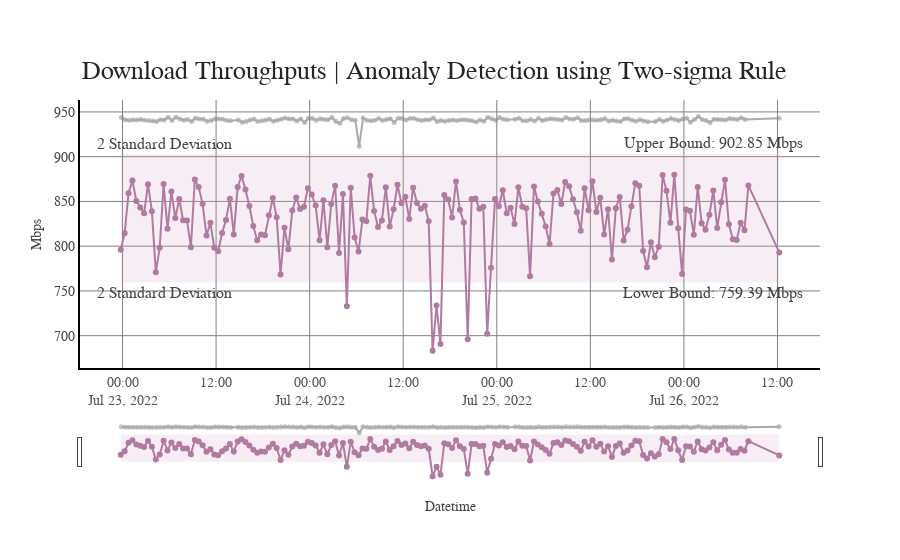

Source (notebook cell):
### Code cell
plot_speed_three_sigma_detection(df = speed_df[(speed_df.direction == 'download')],
                           last_x_days = 5,
                           date_col = 'datetime', 
                           y_col = 'speed', 
                           title_text = 'Download Throughputs | Anomaly Detection using Two-sigma Rule',
                           num_sigma = 2
)

### Figure 1 — Plotly figure (JSON) as saved in the notebook; plotly's stock layout.template omitted (floating-point values rounded to 4 significant figures; data arrays with more than 128 entries replaced by an {"elided": "..."} marker saying what was removed)
{"data": [{"fill": "toself", "fillcolor": "rgba(212,166,200,0.2)", "hoverinfo": "skip", "line": {"color": "rgba(255,255,255,0)"}, "mode": "lines+markers", "showlegend": false, "type": "scatter", "x": {"elided": "326 str values"}, "y": {"elided": "326 float values"}}, {"hovertemplate": "<b>Wired + 60 GHz</b><br><b>Throughput: </b> %{y} Mbps<br><b>Datetime: </b>: %{x|%Y/%m/%d %H:%M:%S (%a)}<br><extra></extra>", "line": {"color": "rgb(176,122,161)"}, "mode": "lines+markers", "showlegend": false, "type": "scatter", "x": {"elided": "163 str values"}, "y": {"elided": "163 float values"}}, {"hovertemplate": "<b>Wired</b><br><b>Throughput: </b> %{y} Mbps<br><b>Datetime: </b>: %{x|%Y/%m/%d %H:%M:%S (%a)}<br><extra></extra>", "line": {"color": "rgb(128,138,135)"}, "marker": {"opacity": 0.7, "size": 5}, "mode": "lines+markers", "name": "wired", "opacity": 0.7, "showlegend": false, "type": "scatter", "x": {"elided": "159 str values"}, "y": {"elided": "159 float values"}}], "layout": {"annotations": [{"font": {"family": "Arial", "size": 16}, "showarrow": false, "text": "2 Standard Deviation", "x": 0.02, "xanchor": "left", "xref": "paper", "y": 902.9, "yanchor": "bottom"}, {"font": {"family": "Arial", "size": 16}, "showarrow": false, "text": "Upper Bound: 902.85 Mbps", "x": 0.98, "xanchor": "right", "xref": "paper", "y": 902.9, "yanchor": "bottom"}, {"font": {"family": "Arial", "size": 16}, "showarrow": false, "text": "2 Standard Deviation", "x": 0.02, "xanchor": "left", "xref": "paper", "y": 759.4, "yanchor": "top"}, {"font": {"family": "Arial", "size": 16}, "showarrow": false, "text": "Lower Bound: 759.39 Mbps", "x": 0.98, "xanchor": "right", "xref": "paper", "y": 759.4, "yanchor": "top"}, {"font": {"color": "rgb(37,37,37)", "family": "Arial", "size": 26}, "showarrow": false, "text": "Download Throughputs | Anomaly Detection using Two-sigma Rule", "x": 0, "xanchor": "left", "xref": "paper", "y": 1.05, "yanchor": "bottom", "yref": "paper"}], "autosize": true, "font": {"family": "Arial"}, "hoverlabel": {"bgcolor": "white", "font": {"family": "Arial", "size": 12}}, "paper_bgcolor": "rgba(0, 0, 0, 0)", "plot_bgcolor": "rgba(0, 0, 0, 0)", "title": {"font": {"family": "Arial"}}, "xaxis": {"autorange": true, "gridcolor": "grey", "linecolor": "black", "linewidth": 2, "range": ["2022-07-22 18:52:03.0581", "2022-07-26 17:07:51.9419"], "rangeslider": {"autorange": true, "range": ["2022-07-22 18:52:03.0581", "2022-07-26 17:07:51.9419"], "visible": true, "yaxis": {"_template": null, "rangemode": "match"}}, "showline": true, "showticklabels": true, "tickfont": {"color": "rgb(82, 82, 82)", "family": "Arial", "size": 14}, "title": {"text": "Datetime"}, "type": "date"}, "yaxis": {"autorange": true, "gridcolor": "grey", "linecolor": "black", "linewidth": 2, "range": [664.4, 962.9], "showline": true, "tickfont": {"size": 14}, "title": {"text": "Mbps"}, "type": "linear"}}}
